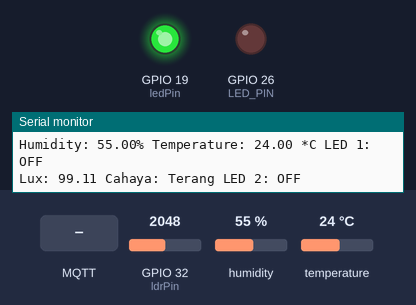
The sketch below on a simulated ESP32. On the bench: output pins drawn as LEDs (lit = HIGH), the last lines printed to the serial monitor. Inputs (shaded band) come from the test bench; at power-on: temperature 24 °C, GPIO 32 (ldrPin) = 2048, humidity 55 %. WiFi joins after 1.5 s; servers stay silent unless stated; no MQTT or app messages arrive unless stated.

Above: at 2.7 s.
2.8 s: temperature set to 29.7 °C
At 6.8 s:
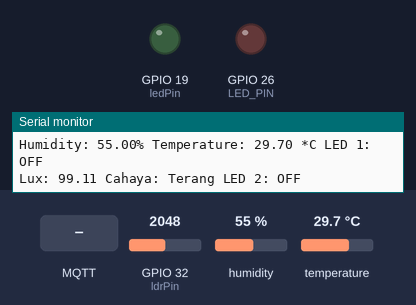
7.1 s: temperature set to 30.4 °C
At 8.3 s:
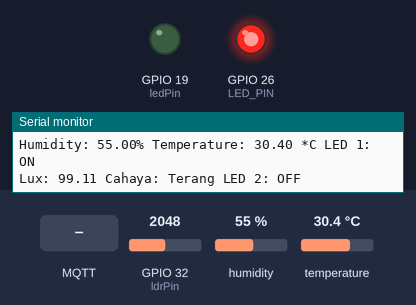
9.2 s: GPIO 32 (ldrPin) set to 2459
10.9 s: GPIO 32 (ldrPin) set to 2605
At 12.5 s:
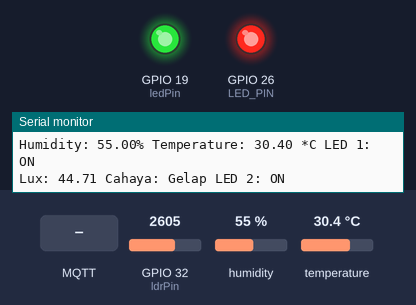
13.2 s: MQTT message "ON" arrives on the first subscribed topic
15.2 s: MQTT message "OFF" arrives on the first subscribed topic
At 21.1 s:
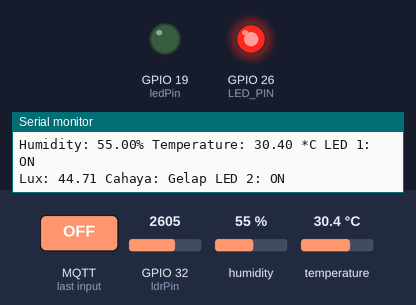
Timing chart, 0 to 21.5 s (numbered marks = the images above; inputs shaded):
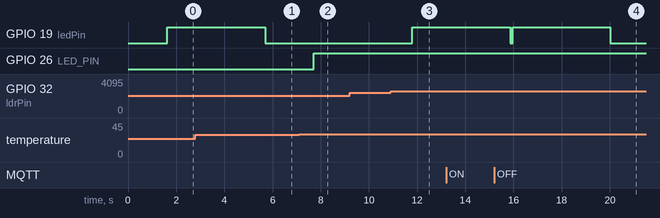

The sketch:

sketch.ino
```cpp
#include <DHT.h>
#include <WiFi.h>
#include <PubSubClient.h>

#define DHTPIN 14
#define DHTTYPE DHT22
DHT dht(DHTPIN, DHTTYPE);

int ldrPin = 32;
int ledPin = 19;
const float GAMMA = 0.7;
const float RL10 = 50;

#define LED_PIN 26

const char* ssid = "Wokwi-GUEST";
const char* password = "";
const char* mqtt_server = "0.tcp.ap.ngrok.io"; // Replace with Ngrok provided forwarding address
const int mqtt_port = 16213; // Replace with the port provided by Ngrok

WiFiClient espClient;
PubSubClient client(espClient);

// Variables for lamp control timing
unsigned long lampOnTime = 0;
unsigned long lampOffTime = 0;
const unsigned long lampDuration = 5000; // Lamp stays on/off for 5 seconds

void setup_wifi() {
  delay(10);
  Serial.println();
  Serial.print("Connecting to ");
  Serial.println(ssid);
  WiFi.begin(ssid, password);

  while (WiFi.status() != WL_CONNECTED) {
    delay(500);
    Serial.print(".");
  }

  Serial.println("");
  Serial.println("WiFi connected");
  Serial.println("IP address: ");
  Serial.println(WiFi.localIP());
}

String getUniqueClientId() {
  uint64_t chipId = ESP.getEfuseMac(); // The chip ID is essentially the MAC address
  String clientId = "ESP32Client-";
  clientId += String((uint16_t)(chipId >> 32), HEX);
  clientId += String((uint32_t)chipId, HEX);
  return clientId;
}

void callback(char* topic, byte* payload, unsigned int length) {
  Serial.print("Message arrived [");
  Serial.print(topic);
  Serial.print("] ");
  String message;
  for (int i = 0; i < length; i++) {
    message += (char)payload[i];
  }
  Serial.println(message);

  // Handle the message
  if (String(topic) == "plant/photoresistor/lamp") {
    if (message == "ON") {
      digitalWrite(ledPin, HIGH);
      Serial.println("Lampu: ON");
      lampOnTime = millis();
    } else if (message == "OFF") {
      digitalWrite(ledPin, LOW);
      Serial.println("Lampu: OFF");
      lampOffTime = millis();
    }
  }
}

void reconnect() {
  while (!client.connected()) {
    Serial.print("Attempting MQTT connection...");
    String clientId = getUniqueClientId();

    // Define LWT message
    const char* willTopic = "plant/status";
    const char* willMessage = "ESP32 disconnected";
    const int willQos = 0;
    const bool willRetain = false;

    if (client.connect(clientId.c_str(), willTopic, willQos, willRetain, willMessage)) {
      Serial.println("connected");
      // Once connected, publish an announcement...
      client.publish("plant/status", "ESP32 connected");
      // ... and resubscribe
      client.subscribe("plant/photoresistor/lamp");
    } else {
      Serial.print("failed, rc=");
      Serial.print(client.state());
      delay(5000);
    }
  }
}

void setup() {
  Serial.begin(9600);
  dht.begin();
  pinMode(LED_PIN, OUTPUT);
  pinMode(ledPin, OUTPUT);

  setup_wifi();
  client.setServer(mqtt_server, mqtt_port);
  client.setCallback(callback);
  client.setKeepAlive(15);

}

void loop() {
  if (!client.connected()) {
    reconnect();
  }
  client.loop();

  float h = dht.readHumidity();
  float t = dht.readTemperature();
  float hic = dht.computeHeatIndex(t, h, false);

  Serial.print(F("Humidity: "));
  Serial.print(h);
  Serial.print(F("% Temperature: "));
  Serial.print(t);
  Serial.print(" *C ");

  if (t > 30) {
    digitalWrite(LED_PIN, HIGH);
    Serial.println("LED 1: ON");
  } else {
    digitalWrite(LED_PIN, LOW);
    Serial.println("LED 1: OFF");
  }

  int ldrValue = analogRead(ldrPin);
  ldrValue = map(ldrValue, 4095, 0, 1024, 0);
  float voltase = ldrValue / 1024.0 * 5;
  float resistansi = 2000 * voltase / (1-voltase / 5);
  float kecerahan = pow(RL10 * 1e3 * pow(10, GAMMA) / resistansi, (1/GAMMA));

  Serial.print("Lux: ");
  Serial.print(kecerahan);
  if(kecerahan > 50) {
    Serial.print(" Cahaya: Terang ");
    Serial.println("LED 2: OFF ");
    digitalWrite(ledPin, LOW);
  } else {
    Serial.print(" Cahaya: Gelap ");
    Serial.println("LED 2: ON ");
    digitalWrite(ledPin, HIGH);
  }

  char msg[150];
  snprintf(msg, 150, "{\"humidity\": %.2f, \"temperature\": %.2f, \"brightness\": %.2f}", h, t, kecerahan);
  client.publish("sensor/data", msg, 1);  // Publish with QoS 1

  // Check lamp control timing
  if (millis() - lampOnTime < lampDuration) {
    digitalWrite(ledPin, HIGH);  // Keep lamp ON
  } else if (millis() - lampOffTime < lampDuration) {
    digitalWrite(ledPin, LOW);   // Keep lamp OFF
  }

  delay(2000);
}
```

Measured:
- the behaviour switches between 30 and 30.1 °C on temperature (found by bisection; images 1 and 2)
- the behaviour switches between 2531 and 2532 on GPIO 32 (ldrPin) (found by bisection; images 2 and 3)
- after the input at 7.1 s, GPIO 26 (LED_PIN): LOW → HIGH after 0.60 s
- after the input at 10.9 s, GPIO 19 (ledPin): LOW → HIGH after 0.89 s
- after the input at 15.2 s, GPIO 19 (ledPin): HIGH → LOW after 0.68 s, → HIGH 0.09 s later, → LOW 4.1 s later
